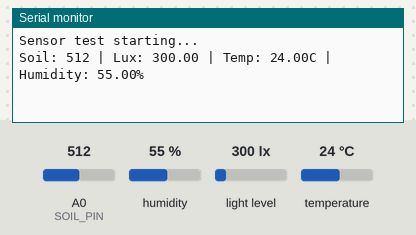
Recording of a sketch running on a simulated Arduino Uno, built with avr-gcc and run on an emulated ATmega328P. On the bench: the last lines printed to the serial monitor. The inputs (shaded band) are chosen by the test bench; at power-on: humidity 55 %, light level 300 lx, A0 (SOIL_PIN) = 512, temperature 24 °C.

Above: at 2.2 s.
2.3 s: humidity set to 22 %
At 4.5 s:
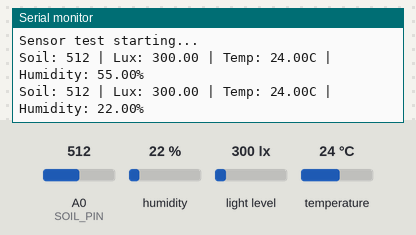
5.0 s: light level set to 40 lx
At 5.7 s:
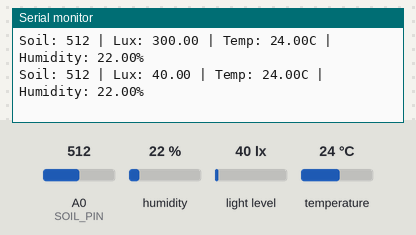
7.7 s: A0 (SOIL_PIN) set to 716
At 9.5 s:
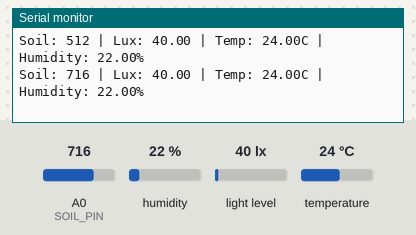
10.4 s: temperature set to 12 °C
At 11.9 s:
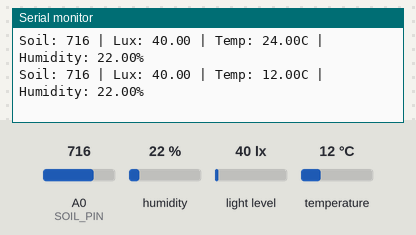
13.1 s: light level set to 500 lx
At 14.4 s:
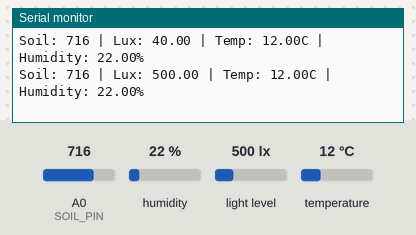
15.8 s: A0 (SOIL_PIN) set to 992
At 18.1 s:
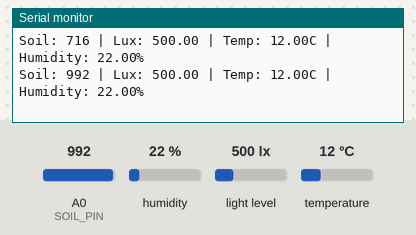
Timing chart, 0 to 19.5 s (numbered marks = the images above; inputs shaded):
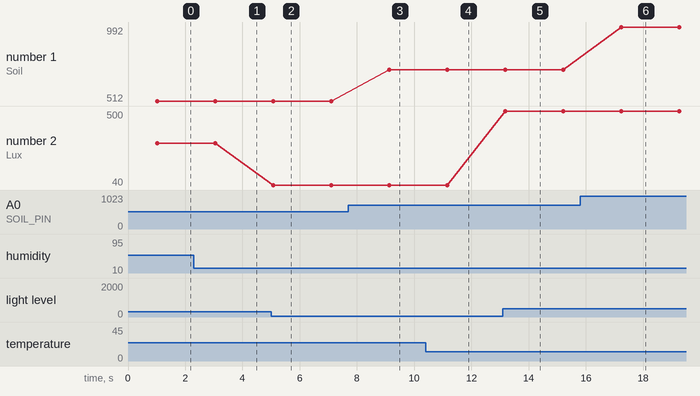

Measured:
- after the input at 2.3 s, the serial monitor: prints a new line after 0.75 s (image 1)
- after the input at 5.0 s, the serial monitor: prints a new line after 0.08 s (image 2)
- after the input at 7.7 s, the serial monitor: prints a new line after 1.4 s (image 3)
- after the input at 10.4 s, the serial monitor: prints a new line after 0.75 s (image 4)
- after the input at 13.1 s, the serial monitor: prints a new line after 0.08 s (image 5)
- after the input at 15.8 s, the serial monitor: prints a new line after 1.4 s (image 6)
- plotted number 1: 512 → 716 after the input at 7.7 s, 716 → 992 after the input at 15.8 s
- plotted number 2: 300 → 40 after the input at 5.0 s, 40 → 500 after the input at 13.1 s

The sketch:

soil_moisture_script.ino
```cpp
#include <Wire.h>
#include <BH1750.h>
#include <DHT.h>

#define DHT11_PIN 2 // Digital pin for DHT11 sensor
#define DHTTYPE DHT11 // Using DHT11 model
#define SOIL_PIN A0 // Analog pin the soil moisture sensor

BH1750 lightMeter; // Create the light sensor object
DHT dht(DHT11_PIN, DHTTYPE); // Create the DHT sensor object with pin/type parameters

void setup() {
  Serial.begin(9600);
  Wire.begin(); // Start the I2C bus for the light sensor
  lightMeter.begin(); // Initialize the light sensor
  dht.begin(); // Initialize the DHT sensor
  Serial.println("Sensor test starting...");
  delay(1000); // Small delay before first reading
}

void loop() {
  // Soil moisture (analog)
  int soilValue = analogRead(SOIL_PIN); // Read raw analog value (0-1023) from the soil sensor

  // Light sensor (I2C)
  float lux = lightMeter.readLightLevel(); // Read ambient light level in lux

  // Temp/humidity (digital)
  float humidity = dht.readHumidity(); // Read humidity percentage from the DHT11
  float temperature = dht.readTemperature(); // Read temperature in Celsius from the DHT11

  // Print all three
  Serial.print("Soil: ");
  Serial.print(soilValue); // Output soil reading
  Serial.print(" | Lux: ");
  Serial.print(lux); // Output light reading
  Serial.print(" | Temp: ");
  if (isnan(temperature)) { // Check for DHT11 failing
    Serial.print("FAILED"); // Flag a bad temperature read
  } else {
    Serial.print(temperature);
    Serial.print("C");
  }
  Serial.print(" | Humidity: ");
  if (isnan(humidity)) { // Same failure check for humidity
    Serial.println("FAILED");
  } else {
    Serial.print(humidity);
    Serial.println("%");
  }

  delay(2000); // Delay between reads
}
```
